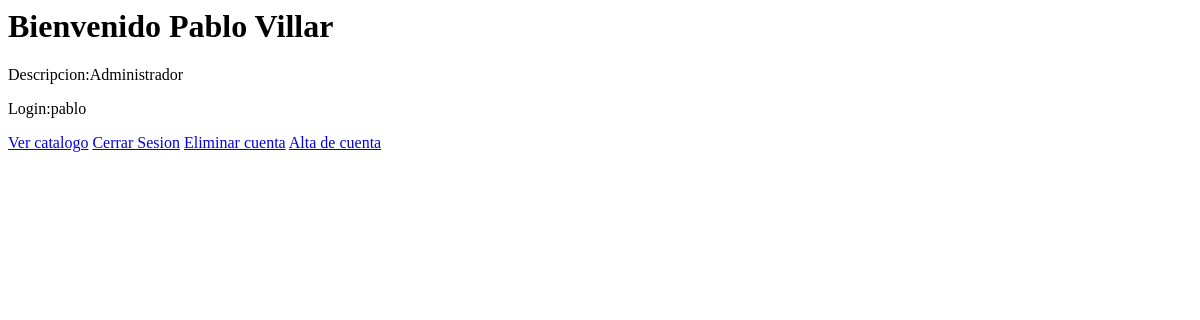
The app's page /login/index.php (signed in), older data.
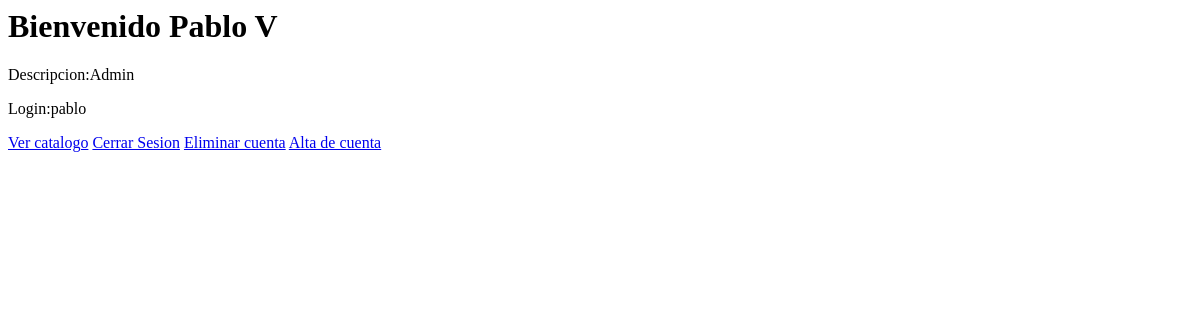
The same page, newer data.
### tables this page shows
CREATE TABLE `usuario` (
  `login` varchar(10) NOT NULL,
  `password` varchar(60) NOT NULL,
  `nombre` varchar(25) NOT NULL,
  `admin` tinyint(1) NOT NULL,
  `descripcion` text
);

### login/index.php (the view, shortened to what this page needs)
<?php
include "connection.php";
$user=(isset($_SESSION['usuario']) ? $_SESSION['usuario']:'');
$admin=(isset($_SESSION['admin']) ? $_SESSION['admin']:'');
$resultado= $conexion->query('SELECT * from usuario WHERE login="'.$user.'"');
?>
<html>
<head>
</head>
<body>
<?php  while ($usuario = $resultado->fetch_assoc()) : ?>
        <h1>Bienvenido <?= $usuario['nombre']; ?></h1>
        <p>Descripcion:<?= $usuario['descripcion']; ?></p>
        <p>Login:<?= $usuario['login']; ?></p>
        <?php $admin=$usuario['admin']; $_SESSION['admin']=$usuario['admin']; ?>
<?php endwhile; ?>
<a href="../mostrarCatalogo.php">Ver catalogo</a>
<a href="logout.php">Cerrar Sesion</a>
<a href="baja.php">Eliminar cuenta</a>
<?php if($admin==1)echo '<a href="alta.php">Alta de cuenta</a>'; ?>
</body>
</html>

Row changes from the older to the newer data that the page shows:
changed usuario "pablo": nombre "Pablo Villar" → "Pablo V"; descripcion "Administrador" → "Admin"
